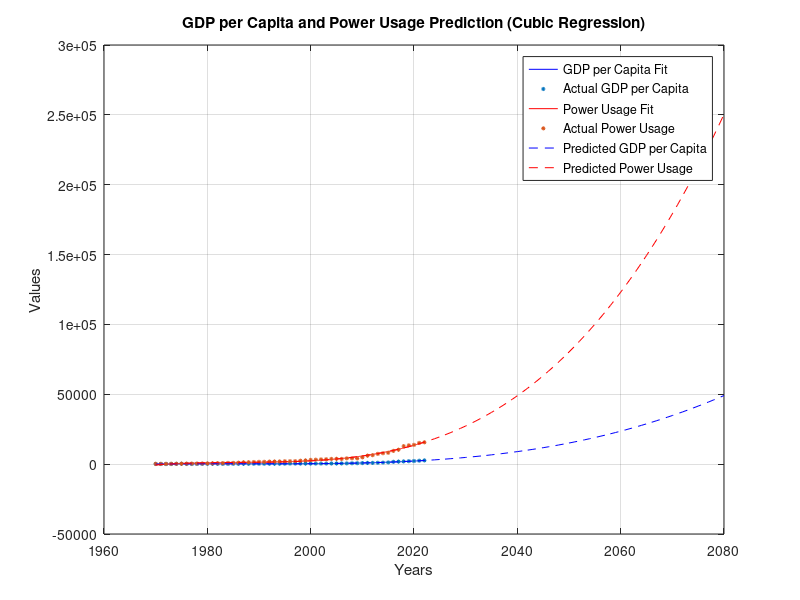

Write the MATLAB code that produced this figure.
clc; clear all; close all; format shortG;

% Data for GDP per capita prediction
x_gdp = [1970,1971,1972,1973,1974,1975,1976,1977,1978,1979,1980,...
    1981,1982,1983,1984,1985,1986,1987,1988,1989,1990,1991,1992,...
    1993,1994,1995,1996,1997,1998,1999,2000,2001,2002,2003,2004,...
    2005,2006,2007,2008,2009,2010,2011,2012,2013,2014,2015,2016,...
    2017,2018,2019,2020,2021,2022];

y_gdp = [133.1429452, 127.9954527, 90.67836556, 113.6657027, 171.5262053, 260.3515161,...
    132.4574854, 123.5144934, 166.0064224, 190.0357917, 216.109852, 235.0383907,...
    209.1957418, 193.4093731, 202.2878488, 232.1658218, 221.5696191, 241.7949085,...
    258.8305348, 274.3894278, 294.9046524, 283.3822853, 284.9669776, 292.4253474,...
    292.0788195, 322.0873898, 387.3848632, 395.3180524, 401.9651801, 404.4861431,...
    413.1001853, 410.0485409, 407.9629676, 440.7144048, 469.1164584, 492.8086489,...
    503.5383322, 552.3389345, 630.1089792, 698.520945, 776.8595769, 856.3818868,...
    876.8180104, 973.7739043, 1108.514957, 1236.004392, 1659.962496, 1815.610262,...
    1963.412492, 2122.078397, 2233.305901, 2457.924039, 2688.305501];

% Data for power usage prediction
x_power = [1970,1971,1972,1973,1974,1975,1976,1977,1978,1979,1980,...
    1981,1982,1983,1984,1985,1986,1987,1988,1989,1990,1991,1992,...
    1993,1994,1995,1996,1997,1998,1999,2000,2001,2002,2003,2004,...
    2005,2006,2007,2008,2009,2010,2011,2012,2013,2014,2015,2016,...
    2017,2018,2019,2020,2021,2022];

y_power = [205,183,222,250,266,301,347,396,437,462,545,604,...
    702,761,867,883,1048,1317,1393,1509,1640,1672,1823,1875,1920,...
    2087,2114,2136,2449,2665,3033,3218,3428,3522,3721,3792,3718,...
    4139,4162,4066,4890,6066,6434,7356,7817,8132,9479,10305,12893,...
    13480,13792,15170,15648];

n_gdp = length(x_gdp);
n_power = length(x_power);

% Cubic Regression for GDP per capita (3rd Order)
A_gdp = [n_gdp sum(x_gdp) sum(x_gdp.^2) sum(x_gdp.^3)
    sum(x_gdp) sum(x_gdp.^2) sum(x_gdp.^3) sum(x_gdp.^4)
    sum(x_gdp.^2) sum(x_gdp.^3) sum(x_gdp.^4) sum(x_gdp.^5)
    sum(x_gdp.^3) sum(x_gdp.^4) sum(x_gdp.^5) sum(x_gdp.^6)];

b_gdp = [sum(y_gdp);sum(x_gdp.*y_gdp);sum(x_gdp.^2.*y_gdp);sum(x_gdp.^3.*y_gdp)];

a_gdp = A_gdp\b_gdp;

% Prediction till 2050 for GDP per capita
prediction_years_gdp = 1970:2080;
predicted_per_capita_gdp = a_gdp(1) + a_gdp(2) .* prediction_years_gdp +...
    a_gdp(3) .* prediction_years_gdp.^2 + a_gdp(4) .* prediction_years_gdp.^3;

% Cubic Regression for Power Usage (3rd Order)
A_power = [n_power sum(x_power) sum(x_power.^2) sum(x_power.^3)
    sum(x_power) sum(x_power.^2) sum(x_power.^3) sum(x_power.^4)
    sum(x_power.^2) sum(x_power.^3) sum(x_power.^4) sum(x_power.^5)
    sum(x_power.^3) sum(x_power.^4) sum(x_power.^5) sum(x_power.^6)];

b_power = [sum(y_power);sum(x_power.*y_power);sum(x_power.^2.*y_power);sum(x_power.^3.*y_power)];

a_power = A_power\b_power;

% Prediction till 2050 for Power Usage using GDP per capita prediction
predicted_power_usage = a_power(1) + a_power(2) .* prediction_years_gdp +...
    a_power(3) .* prediction_years_gdp.^2 + a_power(4) .* prediction_years_gdp.^3;

% Plot GDP per capita and Power Usage on the same graph
p_gdp = linspace(x_gdp(1),x_gdp(end),1000);
q_gdp = @(p_gdp) a_gdp(1) + a_gdp(2).*p_gdp + a_gdp(3).*p_gdp.^2 + a_gdp(4).*p_gdp.^3;

p_power = linspace(x_power(1),x_power(end),1000);
q_power = @(p_power) a_power(1) + a_power(2).*p_power + a_power(3).*p_power.^2 + a_power(4).*p_power.^3;

figure;
plot(p_gdp, q_gdp(p_gdp), 'b', x_gdp, y_gdp, '*', 'MarkerSize', 3); % GDP per capita plot
hold on;
plot(p_power, q_power(p_power), 'r', x_power, y_power, '*', 'MarkerSize', 3); % Power usage plot
plot(prediction_years_gdp, predicted_per_capita_gdp, 'b--', prediction_years_gdp, predicted_power_usage, 'r--'); % Predicted data
legend('GDP per Capita Fit', 'Actual GDP per Capita', 'Power Usage Fit', 'Actual Power Usage', 'Predicted GDP per Capita', 'Predicted Power Usage'); % Add legend
xlabel('Years');
ylabel('Values');
title('GDP per Capita and Power Usage Prediction (Cubic Regression)');
grid on;
hold off;
